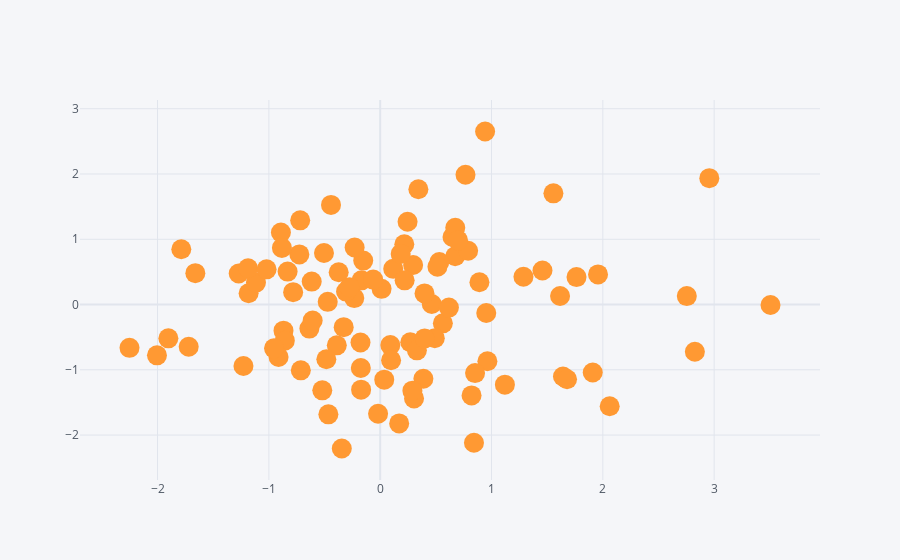

Here is the notebook cell this chart was saved with:
### Code cell
# PLOTY - SCATTERPLOT - MODE = MARKERS, SIZE
df.iplot(kind='scatter',x='A',y='B',mode='markers',size=20)
